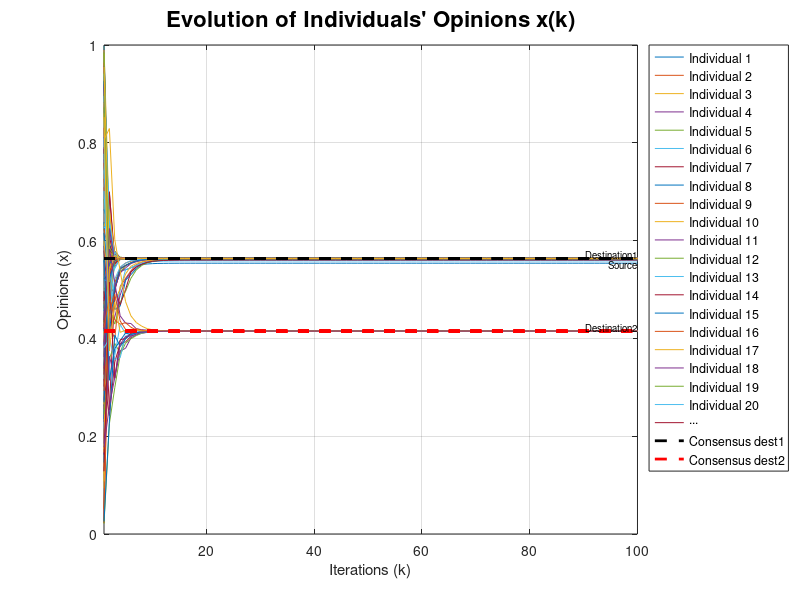

Write the MATLAB code that produced this figure.
%% Initialization 
N = 100;
A = dlmread('Ad_matrix_nsc_multiple_sinks_prova2a.txt');

n = size(A,1); 
% x0 = rand(n, 1);
% writematrix(x0, 'x0_nsc_mult_2.txt', 'Delimiter', 'tab');
x0 = dlmread('x0_nsc_mult_2.txt');

%% DeGroot Model Simulation
x = zeros(n, N);  
x(:, 1) = x0;     

for k = 2:N
    x(:, k) = A * x(:, k-1);
end

%% Calculate Consensus
[eigenvectors, eigenvalues_matrix] = eig(A');  
eigenvalues = diag(eigenvalues_matrix); 

[rho, idx] = max(eigenvalues);

dominant_w = eigenvectors(:, idx);  

w1 = dominant_w(16:115) / sum(dominant_w(16:115));  
w2 = dominant_w(116:130) / sum(dominant_w(116:130));

consensus_dest1 = (w1' * x0(16:115)) * ones(100, 1);  % Calculate (w^T x_dest1) 1_n
consensus_dest2 = (w2' * x0(116:130)) * ones(15, 1);  % Calculate (w^T x_dest2) 1_n

%% Plot Opinions
figure;
p1 = plot(x', 'LineWidth', 0.5);  
hold on;
% consensus  
p2 = plot(1:N, consensus_dest1 * ones(1, N), '--k', 'LineWidth', 2); 
p3 = plot(1:N, consensus_dest2 * ones(1, N), '--r', 'LineWidth', 2);  
xlabel('Iterations (k)');
ylabel('Opinions (x)');
title('Evolution of Individuals'' Opinions x(k)', 'FontSize', 16);
xlim([1 N]); 
ylim([0 1]);  

text(N, mean(x(1:15,end)), 'Source', 'VerticalAlignment', 'top', 'HorizontalAlignment', 'right', 'FontSize', 7);
text(N, mean(x(16:115,end)), 'Destination1', 'VerticalAlignment', 'bottom', 'HorizontalAlignment', 'right', 'FontSize', 7);
text(N, mean(x(116:130,end)), 'Destination2', 'VerticalAlignment', 'bottom', 'HorizontalAlignment', 'right', 'FontSize', 7);
labels = arrayfun(@(x) ['Individual ', num2str(x)], 1:20, 'UniformOutput', false);
labels{end+1} = '...';  
%labels{end+1} = 'Consensus dest1';  
%labels{end+1} = 'Consensus dest2';  

%legend([p1(1:21); p2; p3], [labels, 'Consensus dest1', 'Consensus dest2'], 'Location', 'bestoutside');

% Create dummy lines for correct legend display of dashed lines with the right colors
dummyLineDest1 = plot(nan, nan, '--k', 'LineWidth', 2); 
dummyLineDest2 = plot(nan, nan, '--r', 'LineWidth', 2);  

legend([p1(1:21); dummyLineDest1; dummyLineDest2], [labels, 'Consensus dest1', 'Consensus dest2'], 'Location', 'bestoutside');
grid on;
%saveas(gcf, 'cons_degroot_nsc_multiple_sinks_prova2a.jpg');